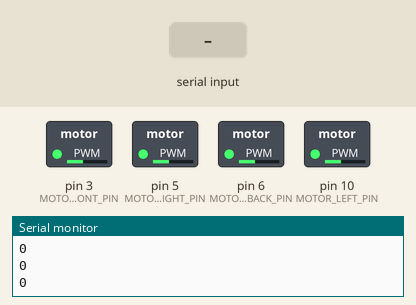
The sketch below on a simulated Arduino Uno, built with avr-gcc and run on an emulated ATmega328P. Parts: switched loads named in the sketch (green lamp = pin HIGH), the last lines printed to the serial monitor. The inputs (shaded band) are chosen by the test bench.

Above: at 5.4 s.
5.5 s: "k90\n" received over Serial
At 6.0 s:
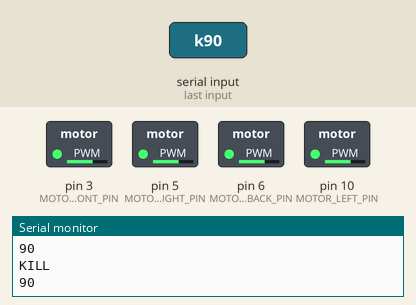
7.0 s: "200\n" received over Serial
At 7.6 s:
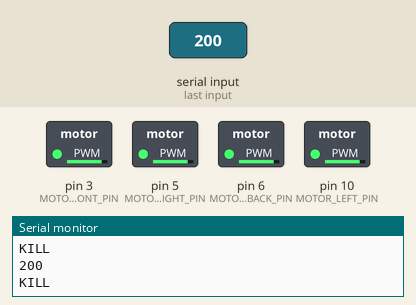
8.5 s: "s90\n" received over Serial
At 11.3 s:
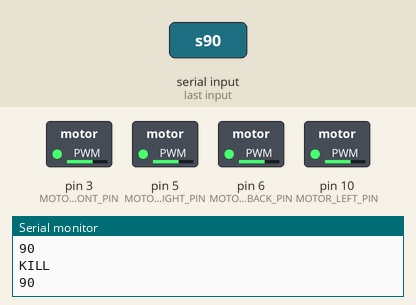
11.5 s: "Setting 1...\n" received over Serial
At 12.2 s:
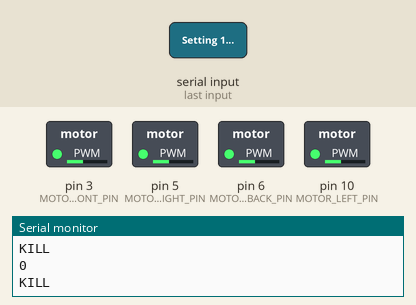
13.0 s: "2400\n" received over Serial
At 13.5 s:
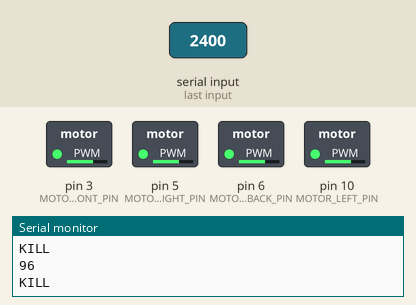
Timing chart, 0 to 15.5 s (numbered marks = the images above; inputs shaded):
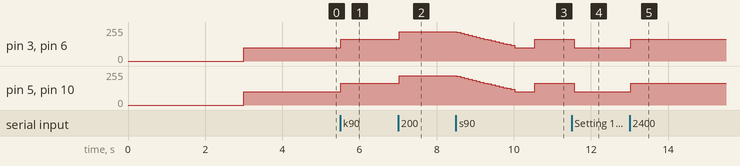

Measured:
- after the input at 5.5 s, pin 3 (MOTOR_FRONT_PIN), pin 5 (MOTOR_RIGHT_PIN), pin 6 (MOTOR_BACK_PIN), pin 10 (MOTOR_LEFT_PIN): 100/255 → 162/255 at once
- after the input at 7.0 s, pin 3 (MOTOR_FRONT_PIN), pin 5 (MOTOR_RIGHT_PIN), pin 6 (MOTOR_BACK_PIN), pin 10 (MOTOR_LEFT_PIN): 162/255 → 220/255 at once
- after the input at 8.5 s, pin 3 (MOTOR_FRONT_PIN): 220/255 → 214/255 at once, → 207/255 0.10 s later, → 200/255 0.10 s later, → 193/255 0.10 s later, … (17 changes in this stretch); pin 5 (MOTOR_RIGHT_PIN): 220/255 → 214/255 at once, → 207/255 0.10 s later, → 200/255 0.10 s later, → 193/255 0.10 s later, … (17 changes in this stretch)
- after the input at 11.5 s, pin 3 (MOTOR_FRONT_PIN), pin 5 (MOTOR_RIGHT_PIN), pin 6 (MOTOR_BACK_PIN), pin 10 (MOTOR_LEFT_PIN): 162/255 → 100/255 after 0.06 s
- after the input at 13.0 s, pin 3 (MOTOR_FRONT_PIN), pin 5 (MOTOR_RIGHT_PIN), pin 6 (MOTOR_BACK_PIN), pin 10 (MOTOR_LEFT_PIN): 100/255 → 165/255 at once

The sketch:

gyro_imu_test.ino
```cpp
/*
                   y
                   ^
                   |
                   1<--REGULAR (spins CCW)
                   |
                   |
                   |
                   |
     4-------------------------2--->  x
     ^             |                  ^
     |_____PUSHER  |                  |_________PUSHER (spins CW)
                   |
                   |
                   3<--REGULAR

 */
#include <SoftwareSerial.h>
SoftwareSerial dofSerial(11, 12); // RX, TX

#define MOTOR_FRONT_PIN 3
#define MOTOR_RIGHT_PIN 5
#define MOTOR_BACK_PIN 6
//#define MOTOR_LEFT_PIN 8
#define MOTOR_LEFT_PIN 10

//#define MOTOR_LEFT_RAW_OFFSET 15
//#define MOTOR_PROGRAMMING_ENABLED
#include "MotorController.h"
MotorController controller;

#include "DofData.h"
#include "DofHandler.h"
DofHandler<SoftwareSerial> dofHandler(&dofSerial);
//DofHandler<HardwareSerial> dofHandler(&Serial1);
#define INCREMENT 2
#define WTHRESHOLD 0.02
#define CHANGE_MULTIPLIER 25

// Trig and interp defines
#define COPTER_RADIUS 125
#define BALANCE_INTERP_MULTIPIER 0.1
#define BALANCE_INTERP_THRESHOLD 0.1

double wx, wy, wz;
double targetSpeed = 0;
unsigned long lastSpeedChangeTime;

boolean kill, noDof;

//positive wx corresponds to CW rotation around the x-axis (motor 3 goes up, 1 goes down)
//positive wy corresponds to CW rotation around the y-axis (motor 2 goes up, 4 goes down)
//positive wz corresponds to CW rotation around the z-axis (looking from above)

//int motorValues[]={110, 110, 110, 110}; //Motors 1, 2, 3, and 4
int motorPins[]={3,5,6,9}; //PWM pins

unsigned long lastCollectionTime;

void setup(){
  Serial.begin(9600);
  //arm motors


  #ifdef MOTOR_PROGRAMMING_ENABLED
  //delay(5000);
  Serial.println("Setting 1...");
  //controller.changeSetting(1, 5);
  Serial.println("Setting 2...");
  //controller.changeSetting(3, 4); // Hard brake
  Serial.println("Setting 3...");
  //controller.changeSetting(4, 1); // Clockwise rotation
  //controller.changeSetting(4, 2); // Counter-Clockwise rotation
  Serial.println("Setting 4...");
  //controller.changeSetting(4, 3);
  Serial.println("Setting 5...");
  //controller.changeSetting(5, 3);
  Serial.println("Done");
  controller.exitProgramming();
  delay(5000);
  controller.armMotors();
  delay(2000);
  controller.disarmMotors();
  delay(500000);
  #endif
  //writeAll(0);
  //delay(1000);
  //start motors up a bit
  //writeAll(127); //ARM
  controller.disarmMotors();
  delay(3000);
  controller.armMotors();
  delay(1000);

  dofHandler.begin(9600, 28800);
  dofHandler.setDataMode(DOF_DATA_MODE_EULER);
  dofHandler.zeroCalibrate();
  dofHandler.setUpdateInterval(40);
  dofHandler.requestData();
  Serial.println("Ready");
  lastCollectionTime = millis();
  lastSpeedChangeTime = millis();
}

void loop(){
  boolean setThrust = false;
  if(Serial.available()){
    char c = Serial.peek();
    if (c == 'z') {
      Serial.read();
      dofHandler.zeroCalibrate();
    } else if (c == 'k') {
      Serial.read();
      kill = !kill;
      noDof = kill;
      controller.setMotorSpeed(MOTOR_ALL, 0);
    } else if (c == 's') {
      Serial.read();
      noDof = true;
      Serial.println("Dropping");
      for (int i = 0; i < 20; i++) {
        controller.subtractMotorSpeed(MOTOR_ALL, 13);
        delay(100);
      }
      Serial.println("Dropped");
      noDof = true;
    } else if (c == 'r') {
      Serial.read();
      dofHandler.zeroCalibrate();
      kill = false;
      noDof = false;
    } else if (c == 't') {
      Serial.read();
      setThrust = true;
    }

    static char charray[10];
    memset(charray, 0, 9);

    for(int i=0; i<10 && Serial.available(); i++){
      delay(5);
      charray[i]=Serial.read();
    }

    int num = atoi(charray);

    //for(int i=MOTOR_FRONT; i<=MOTOR_BACK; i++) motorValues[i]+=num;
    if (setThrust) {
      controller.setMotorThrust(MOTOR_ALL, num);
    } else {
      controller.setMotorSpeed(MOTOR_ALL, num);
    }
    //targetSpeed = constrain(targetSpeed + num, 0, 255);

  }
  Serial.println(controller.getMotorSpeed(MOTOR_FRONT));

  dofHandler.checkStreamValid();
  if (false && !noDof && dofHandler.isNewDataAvailable(true)) {
    unsigned long now = millis();
    //Serial.print("Time: "); Serial.println(now - lastCollectionTime);
    dofHandler.requestData();
    lastCollectionTime = now;
    EulerData eulerData = dofHandler.getEulerData();
    wx = -eulerData.pitch;
    wy = -eulerData.roll;
    wz = eulerData.yaw;

    double wx_h, wy_h, wz_h;
    wx_h = sin(eulerData.pitch) * COPTER_RADIUS;
    wy_h = sin(eulerData.roll) * COPTER_RADIUS;
    wz_h = sin(eulerData.yaw) * COPTER_RADIUS;

    // Front, right, back, left
    double speeds[4] = {targetSpeed - wx_h, targetSpeed - wy_h, targetSpeed + wx_h, targetSpeed + wy_h };

    // Get lowest speed
    double smallestSpeed = speeds[0];
    for (int i = 1; i < 4; i++) {
      if (speeds[i] < smallestSpeed) {
        smallestSpeed = speeds[i];
      }
    }

    // Slowly balance the copter, but only if there is something significant to balance (prevent doing extra unneeded work)
    if (abs(targetSpeed - smallestSpeed) >= BALANCE_INTERP_THRESHOLD) {
      // Interpolate to balance
      now = millis();
      double timeSinceLastSpeedChange = (now - lastSpeedChangeTime) / 1000.0;
      lastSpeedChangeTime = now;
      for (int i = 0; i < 4; i++) {
        double spd = speeds[i];
        speeds[i] -= ((spd - smallestSpeed) * BALANCE_INTERP_MULTIPIER * timeSinceLastSpeedChange);
      }
    }

    // Yaw
    speeds[0] += wz_h;
    speeds[2] += wz_h;
    speeds[1] -= wz_h;
    speeds[3] -= wz_h;

    for (int i = 0; i < 4; i++) {
      speeds[i] = constrain(speeds[i], 0, 255);
    }

    controller.setMotorSpeed(MOTOR_FRONT, speeds[0]);
    controller.setMotorSpeed(MOTOR_RIGHT, speeds[1]);
    controller.setMotorSpeed(MOTOR_BACK, speeds[2]);
    controller.setMotorSpeed(MOTOR_LEFT, speeds[3]);


    //dofHandler.printData(Serial);
    /*double abs_wx = abs(wx) - WTHRESHOLD;
    double abs_wy = abs(wy) - WTHRESHOLD;
    double abs_wz = abs(wz) - WTHRESHOLD;
    if(abs(wx) > WTHRESHOLD) {

      if(wx>0){  //motor 1 needs to increase, 3 must decrease
        controller.addMotorSpeed(MOTOR_FRONT, abs_wx*CHANGE_MULTIPLIER);
        controller.subtractMotorSpeed(MOTOR_BACK, abs_wx*CHANGE_MULTIPLIER);
        //motorValues[0] += INCREMENT;
        //motorValues[2] -= INCREMENT;
      }

      if(wx<0){ //motor 1 needs to decrease, 3 must increase
        controller.subtractMotorSpeed(MOTOR_FRONT, abs_wx*CHANGE_MULTIPLIER);
        controller.addMotorSpeed(MOTOR_BACK, abs_wx*CHANGE_MULTIPLIER);
        //motorValues[0] -= INCREMENT;
        //motorValues[2] += INCREMENT;
      }

    }

    if(abs(wy)>WTHRESHOLD){
      //Serial.println("wy");
      if(wy>0){ //motor 2 must decrease, 4 must increase
        controller.subtractMotorSpeed(MOTOR_RIGHT, abs_wy*CHANGE_MULTIPLIER);
        controller.addMotorSpeed(MOTOR_LEFT, abs_wy*CHANGE_MULTIPLIER);
        //motorValues[1] -= INCREMENT;
        //motorValues[3] += INCREMENT;
      }

      if(wy<0){  //motor 2 must increase, 4 must decrease
        //motorValues[1] += INCREMENT;
        //motorValues[3] -= INCREMENT;
        controller.addMotorSpeed(MOTOR_RIGHT, abs_wy*CHANGE_MULTIPLIER);
        controller.subtractMotorSpeed(MOTOR_LEFT, abs_wy*CHANGE_MULTIPLIER);
      }
    }

    if(abs(wz)>WTHRESHOLD){
      //Serial.println("wz");
      if(wz>0){ //clockwise rotation: motors 2 and 4 decrease, 1 and 3 increase
        controller.subtractMotorSpeed(MOTOR_RIGHT, abs_wz*CHANGE_MULTIPLIER);
        controller.subtractMotorSpeed(MOTOR_LEFT, abs_wz*CHANGE_MULTIPLIER);
        controller.addMotorSpeed(MOTOR_FRONT, abs_wz*CHANGE_MULTIPLIER);
        controller.addMotorSpeed(MOTOR_BACK, abs_wz*CHANGE_MULTIPLIER);
      }

      if(wz<0){ //CCW rotation: motors 1 and 3 decrease, 2 and 4 increase
        controller.addMotorSpeed(MOTOR_RIGHT, abs_wz*CHANGE_MULTIPLIER);
        controller.addMotorSpeed(MOTOR_LEFT, abs_wz*CHANGE_MULTIPLIER);
        controller.subtractMotorSpeed(MOTOR_FRONT, abs_wz*CHANGE_MULTIPLIER);
        controller.subtractMotorSpeed(MOTOR_BACK, abs_wz*CHANGE_MULTIPLIER);
      }
    }*/
    /*for(int i=MOTOR_FRONT; true && i<=MOTOR_BACK; i *= 2){
      //analogWrite(motorPins[i], motorValues[i]);

      Serial.print("MOTOR ");
      Serial.print(i);
      Serial.print(": ");
      //Serial.print(motorValues[i]);
      Serial.print(controller.getMotorRaw(i));
      Serial.print(",  ");
    }
    Serial.println();*/
    Serial.print("Yaw: "); Serial.print(eulerData.yaw);
    Serial.print(", Pitch: "); Serial.print(eulerData.pitch);
    Serial.print(", Roll: "); Serial.print(eulerData.roll);
    Serial.print(", Front: "); Serial.print(controller.getMotorSpeed(MOTOR_FRONT));
    Serial.print(", Back: "); Serial.print(controller.getMotorSpeed(MOTOR_BACK));
    Serial.print(", Left: "); Serial.print(controller.getMotorSpeed(MOTOR_LEFT));
    Serial.print(", Right: "); Serial.print(controller.getMotorSpeed(MOTOR_RIGHT));
    Serial.println();
    //delay(50);
  }
  if (kill) {
    Serial.println("KILL");
  }
}

int smallestIndex(double ary[], int size) {
  int smallest = 0;
  for (int i = 1; i < size; i++) {
    if (ary[i] < ary[smallest]) {
      smallest = i;
    }
  }
  return smallest;
}

/*void writeAll(int value) {
  for(int i=0; i<4; i++){
    motorValues[i] = value;
    analogWrite(motorPins[i], value);
  }
}*/
```

DofData.h
```cpp
#include "Arduino.h"

#ifndef DofData_h
#define DofData_h

/**
 * Structure of the sensor data.
 */
struct DofData {
  double accelX;
  double accelY;
  double accelZ;
  double magX;
  double magY;
  double magZ;
  double gyroX;
  double gyroY;
  double gyroZ;
};

/**
 * Structure for Euler angle data (yaw, pitch, roll).
 * (not technically Euler angles, but whatever).
 */
struct EulerData {
  double roll;
  double pitch;
  double yaw;
};

/**
 * Structure for Gyroscope angle data. Data has been scaled up 100 times.
 */
struct GyroData {
  int x, y, z;
  char checkSum;
};

#endif
```

Source omitted: DofHandler.h (19433 bytes), MotorController.h (15090 bytes)
